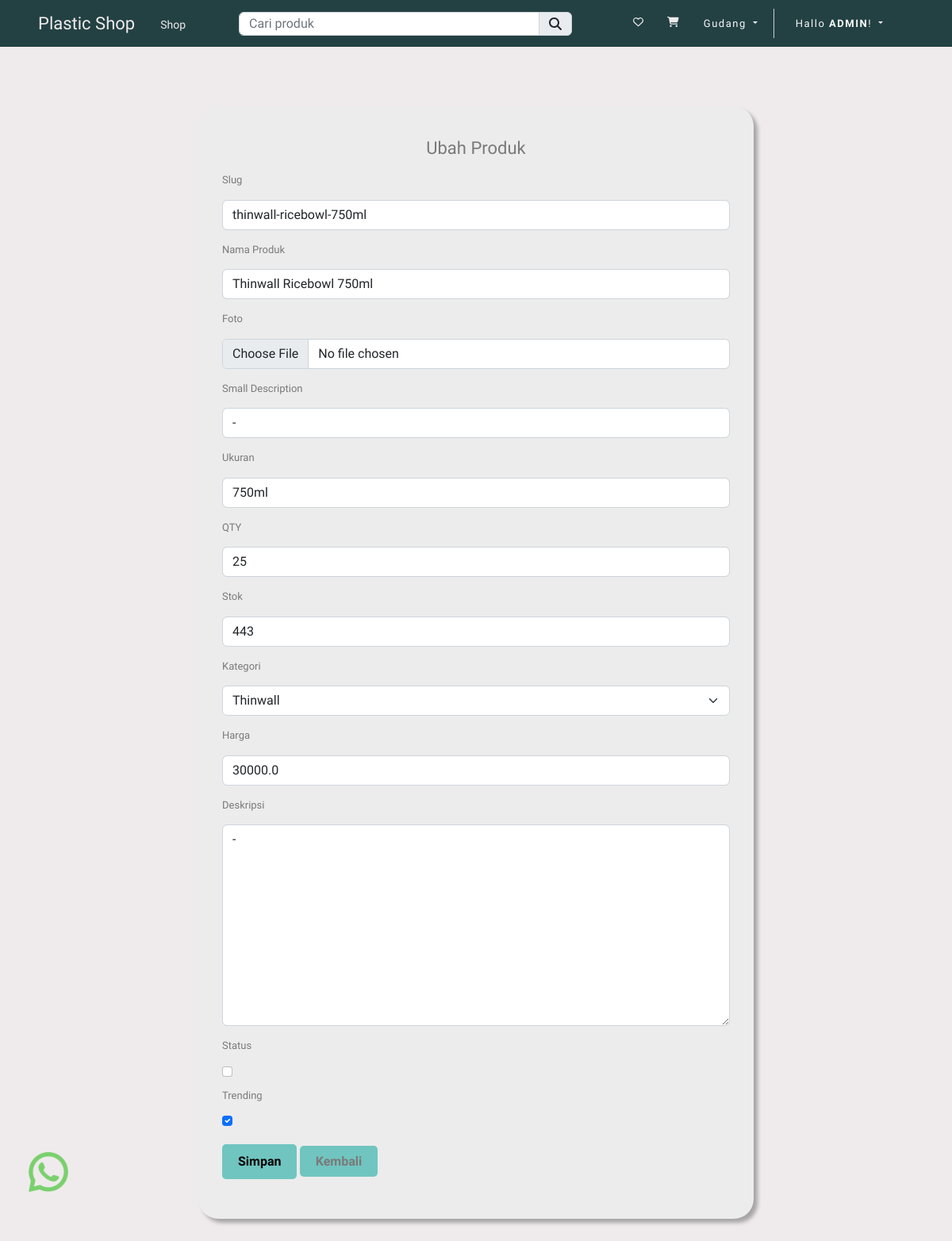
Page /gudang/produk/ubah/2 (signed in) on the earlier database version.
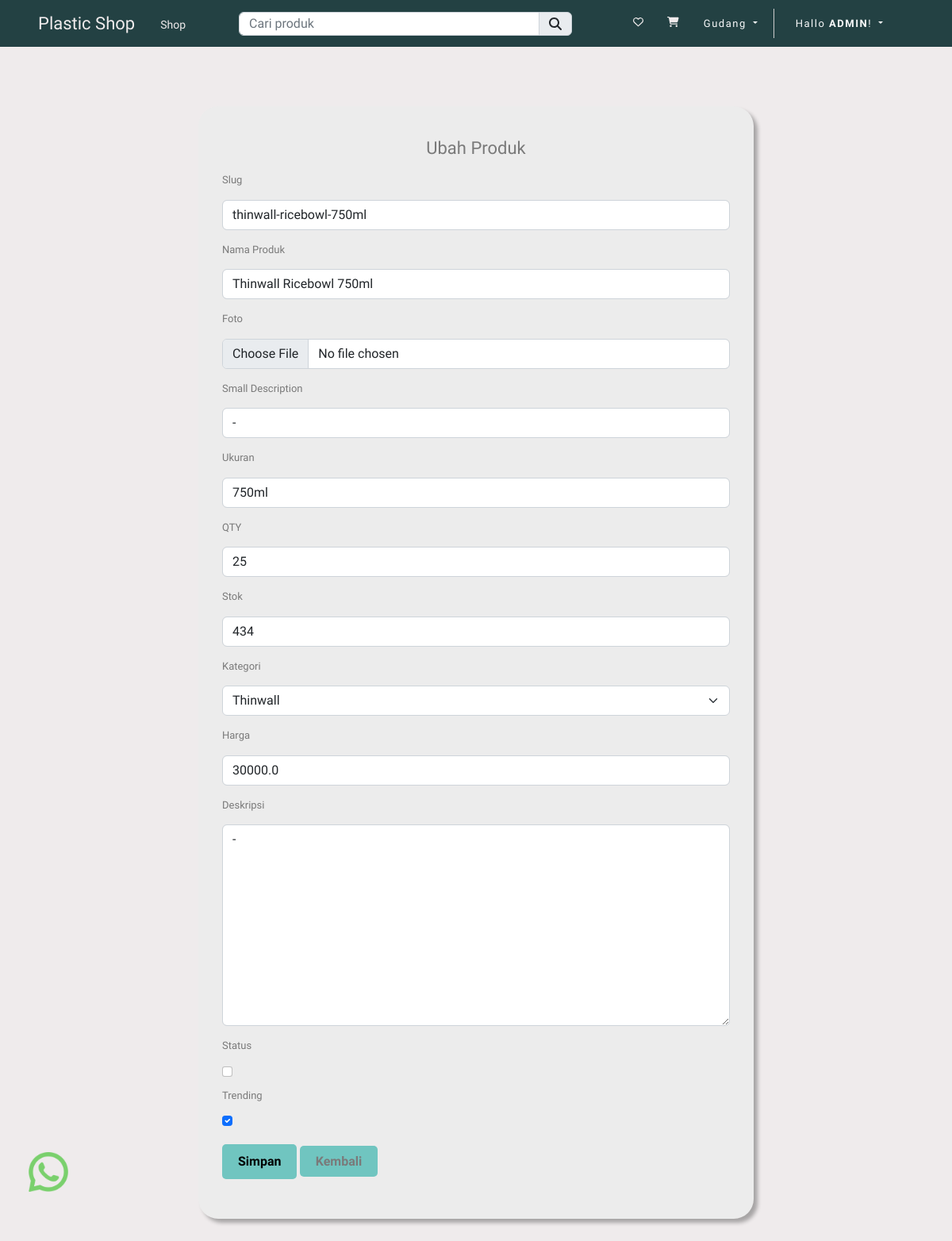
Same page on the later database version.
### store/models.py (models this page shows, shortened)
class Produk(Model):
    kategori = ForeignKey(Kategori, on_delete=CASCADE)
    slug = CharField(max_length=150, null=False, blank=False)
    name = CharField(max_length=150, null=False, blank=False)
    product_image = ImageField(
        upload_to=get_file_path, null=False, blank=False)
    small_description = CharField(max_length=250, null=False, blank=False)
    size = CharField(max_length=25, null=True, blank=True)
    kuantitas = IntegerField(null=True, blank=True)
    stok = IntegerField(null=False, blank=False)
    description = TextField(max_length=500, null=False, blank=False)
    selling_price = FloatField(null=False, blank=False)
    status = BooleanField(
        default=False, help_text="0=default, 1=Hidden")
    trending = BooleanField(
        default=False, help_text="0=default, 1=Trending")
    create_at = DateTimeField(auto_now_add=True)

### store/controller/gudang.py (the view, shortened to what this page needs)
@login_required(login_url='loginpage')
def ubah_produk(request, id_produk):
    user_agent = request.META.get('HTTP_USER_AGENT', '')
    device_type = parse(user_agent)
    if device_type.is_mobile:
        if device_type.device.family == 'iPhone' or device_type.os.family == 'Android':
            template_name = 'store/mobile/gudang/ubah/produk.html'
        else:
            template_name = 'store/mobile/gudang/ubah/produk.html'
    elif device_type.is_tablet:
        if device_type.device.family == 'iPad' or device_type.os.family == 'Android':
            template_name = 'store/tablet/gudang/ubah/produk.html'
        else:
            template_name = 'store/tablet/gudang/ubah/produk.html'
    elif device_type.is_pc:
        if device_type.os.family == 'Mac OS X' or device_type.os.family == 'Windows':
            template_name = 'store/desktop/gudang/ubah/produk.html'
        else:
            template_name = 'store/desktop/gudang/ubah/bahan.html'
    else:
        template_name = 'store/desktop/gudang/ubah/produk.html'
    if request.user.is_superuser:
        produk = Produk.objects.get(id=id_produk)
        if request.method == 'POST':
            form = FormProduk(request.POST, request.FILES, instance=produk)
            if form.is_valid():
                form.save()
                messages.success(request, "Data Berhasil diperbaharui")
                return redirect('ubah_produk', id_produk=id_produk)
        else:
            form = FormProduk(instance=produk)
            context = {
                'form': form,
                'produk': produk,
            }
        return render(request, template_name, context)
    else:
        return render(request, 'store/desktop/forbidden.html')

### store/models.py (called while the page is built)
    def __str__(self):
        return self.name

### store/templates/store/desktop/gudang/ubah/produk.html (shortened to what this page needs)
{% extends 'store/desktop/layouts/main.html' %}
{% load static %}
{% block content %}
<div class="container">
    <div class="row">
        <div class="login-form-form-cust">
            <form action="{% url 'ubah_produk' produk.id %}" method="POST" enctype="multipart/form-data">
                <h2 class="text-center">Ubah Produk</h2>
                <label for="" class="col-sm-2 col-form-label">Slug</label>
                <div class="form-group">
                    {{ form.slug }}
                </div>
                <label for="" class="col-sm-2 col-form-label">Nama Produk</label>
                <div class="form-group">
                    {{ form.name }}
                </div>
                <label for="" class="col-sm-2 col-form-label">Foto</label>
                <div class="form-group">
                    {{ form.product_image }}
                </div>
                <label for="" class="col-sm-2 col-form-label">Small Description</label>
                <div class="form-group">
                    {{ form.small_description }}
                </div>
                <label for="" class="col-sm-2 col-form-label">Ukuran</label>
                <div class="form-group">
                    {{ form.size }}
                </div>
                <label for="" class="col-sm-2 col-form-label">QTY</label>
                <div class="form-group">
                    {{ form.kuantitas }}
                </div>
                <label for="" class="col-sm-2 col-form-label">Stok</label>
                <div class="form-group">
                    {{ form.stok }}
                </div>
                <label for="" class="col-sm-2 col-form-label">Kategori</label>
                <div class="form-group">
                    {{ form.kategori }}
                </div>
                <label for="" class="col-sm-2 col-form-label">Harga</label>
                <div class="form-group">
                    {{ form.selling_price }}
                </div>
                <label for="" class="col-sm-2 col-form-label">Deskripsi</label>
                <div class="form-group">
                    {{ form.description }}
                </div>
                <label for="" class="col-sm-2 col-form-label">Status</label>
                <div class="form-group">
                    {{ form.status }}
                </div>
                <label for="" class="col-sm-2 col-form-label">Trending</label>
                <div class="form-group">
                    {{ form.trending }}
                </div>
                <div class="form-group mt-3">
                    <button type="submit" class="btn-form-cust btn-primary btn-lg btn-block">Simpan</button>
                    <a href="{% url 'gudang_produk' %}" class="btn-form-cust btn-danger btn-lg btn-block">Kembali</a>
                </div>
            </form>
        </div>
    </div>
</div>
{% endblock content %}

Differences in the rows shown:
changed Produk "thinwall-ricebowl-750ml": stok "443" → "434"
